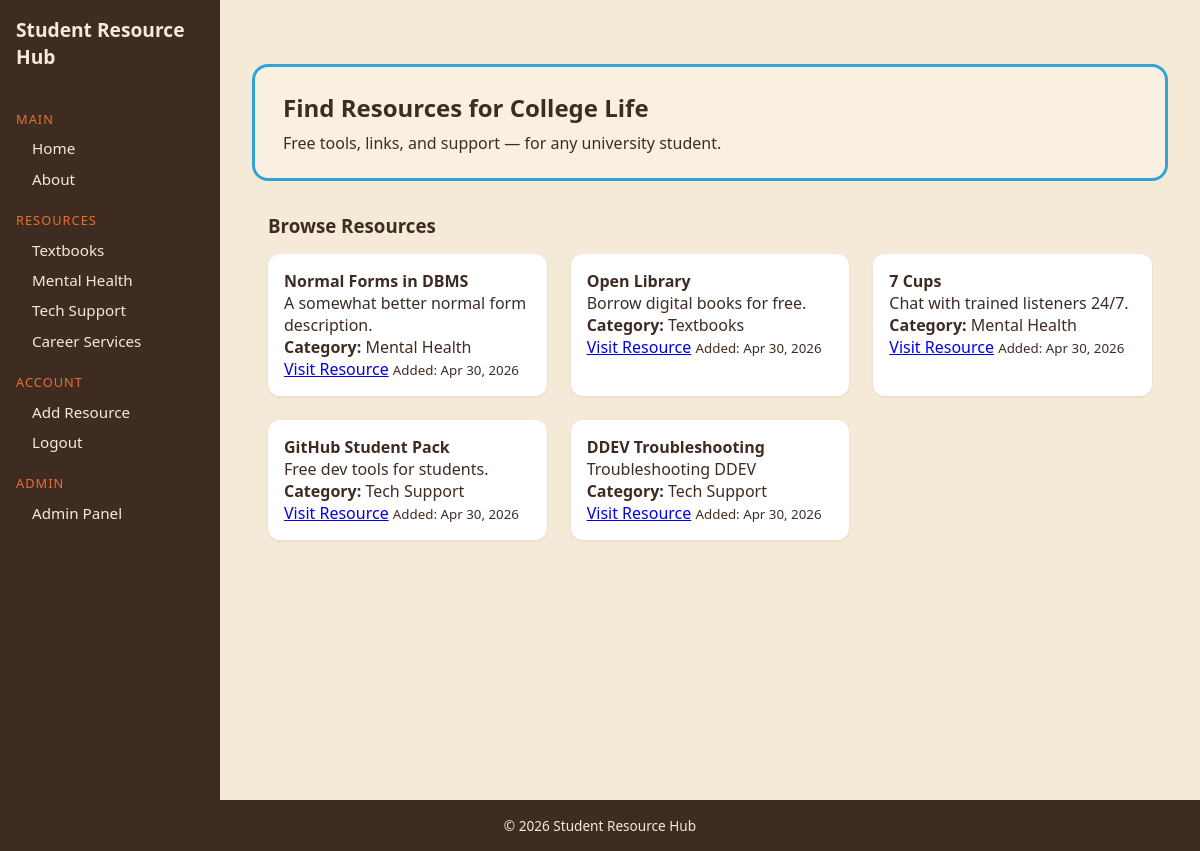
The app's page /?page=home (signed in) with its own data.
### tables this page shows
CREATE TABLE `resources` (
  `id` int(11) NOT NULL AUTO_INCREMENT,
  `name` varchar(255) DEFAULT NULL,
  `category` varchar(100) DEFAULT NULL,
  `url` varchar(500) DEFAULT NULL,
  `description` text DEFAULT NULL,
  `created_at` timestamp NULL DEFAULT current_timestamp(),
  PRIMARY KEY (`id`)
);

### controllers/UserController.php (called while the page is built, shortened)
<?php
require_once __DIR__ . "/../models/User.php";
class UserController
{
    private $user;
    private $pdo;
    public function __construct($pdo)
    {
        $this->pdo = $pdo;
        $this->user = new User($pdo);
    }
    public function isAdmin($userId)
    {
        $stmt = $this->pdo->prepare("SELECT id FROM admins WHERE user_id = ?");
        $stmt->execute([$userId]);
        return (bool) $stmt->fetch();
    }
    public function getUser($id)
    {
        return $this->user->readOne($id);
    }
}
?>

### models/User.php (called while the page is built, shortened)
<?php
class User
{
    private $pdo;
    public function __construct($pdo)
    {
        $this->pdo = $pdo;
    }
    public function readOne($id)
    {
        $stmt = $this->pdo->prepare("SELECT * FROM users WHERE id = ?");
        $stmt->execute([$id]);
        return $stmt->fetch(PDO::FETCH_ASSOC);
    }
}
?>

### controllers/ResourceController.php (called while the page is built, shortened)
<?php
require_once __DIR__ . "/../models/Resource.php";
class ResourceController
{
    private $resource;
    public function __construct($pdo)
    {
        $this->resource = new Resource($pdo);
    }
    public function getAllResources()
    {
        return $this->resource->readAll();
    }
}
?>

### models/Resource.php (called while the page is built, shortened)
<?php
class Resource
{
    private $pdo;
    public function __construct($pdo)
    {
        $this->pdo = $pdo;
    }
    public function readAll()
    {
        $stmt = $this->pdo->query(
            "SELECT * FROM resources ORDER BY created_at DESC",
        );
        return $stmt->fetchAll(PDO::FETCH_ASSOC);
    }
}
?>

### views/home.php (the view, shortened to what this page needs)
<!doctype html>
<html lang="en">
    <head>
        <link rel="stylesheet" href="../styles.css" />
    </head>
    <body>
        <div class="layout">
            <?php include __DIR__ . "/partials/sidebar.php"; ?>
            <main class="site-main">
                <section class="hero">
                    <div class="container">
                        <h2>Find Resources for College Life</h2>
                        <p>
                            Free tools, links, and support — for any university
                            student.
                        </p>
                    </div>
                </section>
                <section class="resources">
                    <div class="container">
                        <h3>Browse Resources</h3>
                        <?php
                        require_once "../controllers/ResourceController.php";
                        $resourceController = new ResourceController($pdo);
                        $resources = $resourceController->getAllResources();
                        ?>
                        <?php if (empty($resources)): ?>
                            <p class="no-resources">No resources yet. <a href="?page=add">Add the first one!</a></p>
                        <?php else: ?>
                            <div class="resource-grid">
                                <?php foreach ($resources as $resource): ?>
                                    <article class="resource-card">
                                        <h4><?= htmlspecialchars(
                                            $resource["name"],
                                        ) ?></h4>
                                        <p><?= htmlspecialchars(
                                            $resource["description"],
                                        ) ?></p>
                                        <p><strong>Category:</strong> <?= htmlspecialchars(
                                            $resource["category"],
                                        ) ?></p>
                                        <a href="<?= htmlspecialchars(
                                            $resource["url"],
                                        ) ?>" class="resource-link" target="_blank">Visit Resource</a>
                                        <small>Added: <?= date(
                                            "M j, Y",
                                            strtotime($resource["created_at"]),
                                        ) ?></small>
                                    </article>
                                <?php endforeach; ?>
                            </div>
                        <?php endif; ?>
                    </div>
                </section>
            </main>
        </div>
        <footer class="site-footer">
            <div class="container">
                <p>&copy; 2026 Student Resource Hub</p>
            </div>
        </footer>
    </body>
</html>

### public/index.php (shortened to what this page needs)
<?php
require_once "../config/db.php";
require_once "../controllers/UserController.php";
require_once "../controllers/ResourceController.php";
$userController = new UserController($pdo);
$page = $_GET["page"] ?? "login";
if (isset($_SESSION["user_id"])) {
    $currentUser = $userController->getUser($_SESSION["user_id"]);
    if ($currentUser) {
        $isLoggedIn = true;
        $isAdmin = $userController->isAdmin($_SESSION["user_id"]);
    } else {
        unset($_SESSION["user_id"]);
        unset($_SESSION["email"]);
        $_SESSION["error"] = "Your account was deleted. Please login again.";
    }
}
switch ($page) {
    case "home":
        include "../views/home.php";
        break;
}
?>

### views/partials/sidebar.php
<aside class="sidebar">
    <h1 class="logo">Student Resource Hub</h1>
    <nav class="main-nav">
        <div class="nav-label">Main</div>
        <a href="?page=home">Home</a>
        <a href="?page=about">About</a>
        <div class="nav-label">Resources</div>
        <a href="?page=home" class="sub-link">Textbooks</a>
        <a href="?page=home" class="sub-link">Mental Health</a>
        <a href="?page=home" class="sub-link">Tech Support</a>
        <a href="?page=home" class="sub-link">Career Services</a>
        <div class="nav-label">Account</div>
        <?php if ($isLoggedIn): ?>
            <a href="?page=add">Add Resource</a>
            <a href="?page=logout">Logout</a>
        <?php else: ?>
            <a href="?page=login">Login</a>
            <a href="?page=register">Register</a>
        <?php endif; ?>
        <?php if ($isAdmin): ?>
            <div class="nav-label">Admin</div>
            <a href="?page=admin">Admin Panel</a>
        <?php endif; ?>
    </nav>
</aside>

### public/styles.css (style rules this page uses)
* { margin: 0; padding: 0; box-sizing: border-box; }
:root { --blue: #2ea4d7; --cream: #f5e9d8; --brown: #3e2c23; --orange: #e76f2e; --red: #dc2626; --green: #15803d; }
html, body { height: 100%; }
body { display: flex; flex-direction: column; font-family: "Segoe UI", Arial, sans-serif; background-color: var(--cream); color: var(--brown); }
.layout { flex: 1; min-height: 0; display: flex; min-height: 100vh; }
.sidebar { width: 220px; background-color: var(--brown); color: var(--cream); padding: 1rem; }
.sidebar .logo { font-size: 1.2rem; margin-bottom: 1.5rem; }
.main-nav { display: flex; flex-direction: column; gap: 0.15rem; }
.main-nav a { display: block; color: var(--cream); text-decoration: none; padding: 0.25rem 0; padding-left: 1rem; font-size: 0.95rem; }
.nav-label { margin-top: 1rem; margin-bottom: 0.25rem; font-size: 0.8rem; text-transform: uppercase; letter-spacing: 0.08em; color: var(--orange); }
.site-main { flex: 1; padding: 2rem; }
.container { max-width: 960px; margin: 0 auto; padding: 0 1rem; }
.hero { padding: 2rem 0 1rem; }
.hero h2 { margin-bottom: 0.5rem; }
.hero p { max-width: 30rem; }
.hero .container { background-color: #f9f0e2; border: 3px solid var(--blue); border-radius: 16px; padding: 1.5rem 1.75rem; }
.resources { padding: 1rem 0 2rem; }
.resource-grid { display: grid; grid-template-columns: repeat(auto-fit, minmax(220px, 1fr)); gap: 1.5rem; margin-top: 1rem; }
.resource-card { background-color: #ffffff; padding: 1rem; border-radius: 0.75rem; box-shadow: 0 1px 3px rgba(0, 0, 0, 0.08); }
.site-footer { padding: 1rem 0; background-color: var(--brown); color: var(--cream); font-size: 0.85rem; text-align: center; }

### records on screen
resources: name "Normal Forms in DBMS", description "A somewhat better normal form description.", category "Mental Health", created_at "Apr 30, 2026"
resources: name "Open Library", description "Borrow digital books for free.", category "Textbooks", created_at "Apr 30, 2026"
resources: name "7 Cups", description "Chat with trained listeners 24/7.", category "Mental Health", created_at "Apr 30, 2026"
resources: name "GitHub Student Pack", description "Free dev tools for students.", category "Tech Support", created_at "Apr 30, 2026"
resources: name "DDEV Troubleshooting", description "Troubleshooting DDEV", category "Tech Support", created_at "Apr 30, 2026"
